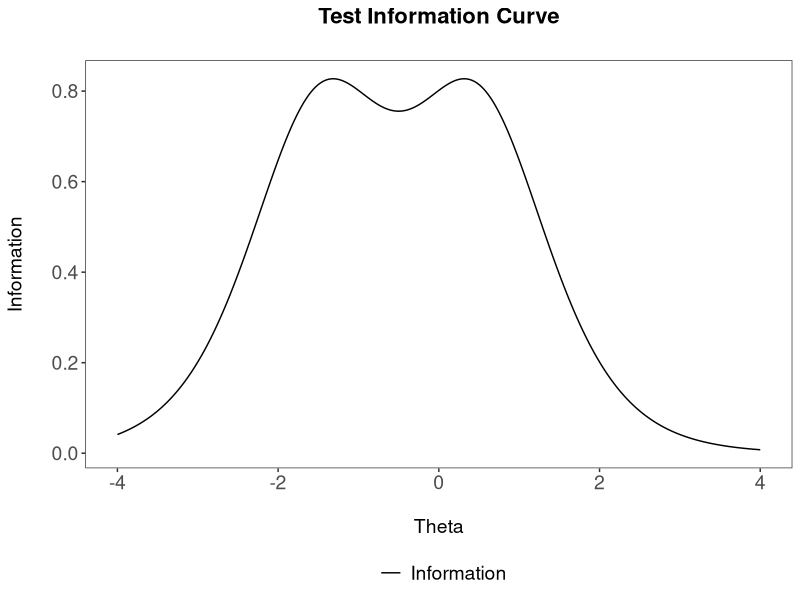
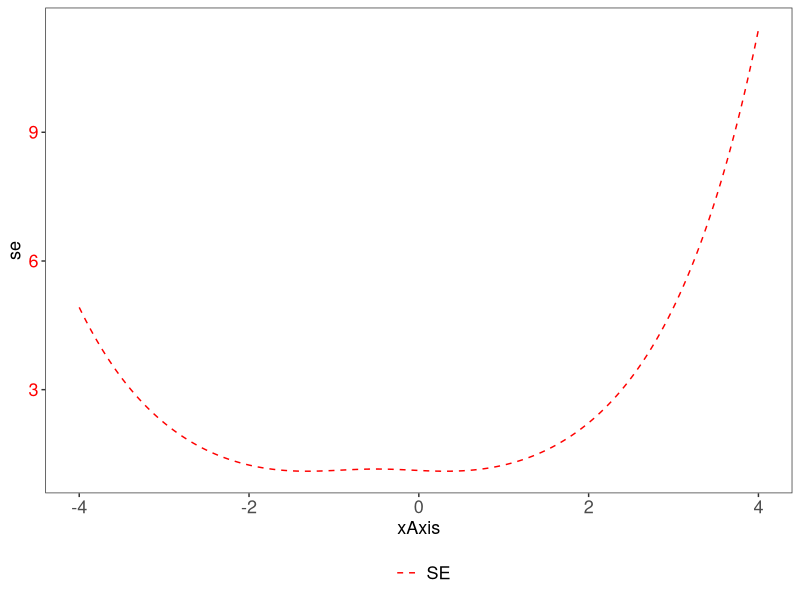

Source code (R) for these figures, in order: (Note: this script raises an error after producing the figures.)
## ---- chunk 1

# difficulty parameter for an item is -1.5
b <- -1.5

# discrimination parameter
a <- 1

# guessing parameter
c <- 0

# Create item information function
i_info <- function(b, a=1,c=0, D=T, θ=seq(-4,4,length.out=1000)){

if(D == T) {D <- 1.702} else {D <- 1}
 
P <- NULL 
Q <- NULL
Ii <- NULL

for(i in 1:1000){
  P[i] <- 1/(1+ exp (-D*a*(θ[i] - b)))
  Q[i]= 1-P[i]
  Ii[i] =(D^2*Q[i]*(P[i]-c)^2)/(P[i]*((1-c)^2)) # (3PL)
   }
return(Ii)
}

# Get a single item information  based on a rasch model
itemInfo<- i_info(b = b, a = 1,c=0, θ=seq(-4,4,length.out=1000))

itemInfo[1:5]
## ---- chunk 2

# Given that the difficulty parameter for two items are -1.5, 0.5
b <- c(-1.5,0.5)

# Function to get all item information
item_info <- function(b){
item <- NULL
  for(i in 1:length(b)){
  item[[i]] <- i_info(b[i])
  }
return(item)
}

# Get all item information
c <- item_info(b)

# Inspect first 5 item information values for second item 
c[[2]][1:5]
## ---- chunk 3
# combind the item information column wise
d <- do.call('cbind',c)

# Then calculate the test information
test_info <- rowSums(d)
head(test_info)
## ---- chunk 4
#get the standard error
se<- 1/(sqrt(test_info)) 

head(se)
## ---- chunk 5
require(ggplot2)
require(gtable)
require(grid)

tI<- cbind.data.frame(test_info,seq(-4,4,length.out=1000), se) #make sure they are the same length
colnames(tI) <- c("information", "xAxis","se")
p1 <- ggplot(tI, aes(x=xAxis, y=information, colour="black")) + geom_line()  + theme_bw() +
  scale_colour_identity(name="", guide="legend", labels=c("Information")) +
  theme(panel.grid.major = element_blank(), panel.grid.minor = element_blank(),
        panel.background = element_blank(), axis.line = element_blank(),
        axis.text=element_text(size=14),
        axis.title=element_text(size=14),
        legend.text=element_text(size=14),
        legend.title=element_text(size=14),
        plot.title = element_text(hjust = 0.5, size=16, face="bold"),
        legend.position="bottom") +
  labs(x="\nTheta", y = "Information\n") +
  scale_x_continuous(breaks=c(-6,-4,-2,0,2,4,6)) +ggtitle("Test Information Curve\n")


p2 <- ggplot(tI, aes(x=xAxis, y=se, colour="red"))  + geom_line(linetype = "dashed") + theme_bw() +
  scale_colour_identity(name="", guide="legend", labels=c("SE")) +
  theme(panel.grid.major = element_blank(), panel.grid.minor = element_blank(),
        panel.background = element_blank(), axis.line = element_blank(),
        axis.text=element_text(size=13),
        axis.title=element_text(size=13),
        axis.text.y = element_text(colour = "red"),
        legend.text=element_text(size=13),
        legend.title=element_text(size=13),
        legend.position="bottom")+
  scale_x_continuous(breaks=c(-6,-4,-2,0,2,4,6))



# extract gtable
g1 <- ggplot_gtable(ggplot_build(p1))
g2 <- ggplot_gtable(ggplot_build(p2))

# overlap the panel of 2nd plot on that of 1st plot
pp <- c(subset(g1$layout, name == "panel", se = t:r))
g <- gtable_add_grob(g1, g2$grobs[[which(g2$layout$name == "panel")]], pp$t,
                     pp$l, pp$b, pp$l)

# axis tweaks
ia <- which(g$layout$name == "ylab")
ia <- which(g2$layout$name == "axis-l")
ga <- g2$grobs[[ia]]
ax <- ga$children[[2]]
ax$widths <- rev(ax$widths)
ax$grobs <- rev(ax$grobs)
ax$grobs[[1]]$x <- ax$grobs[[1]]$x - unit(1, "npc") + unit(0.08, "cm")
g <- gtable_add_cols(g, g2$widths[g2$layout[ia, ]$l], length(g$widths) - 1)
g <- gtable_add_grob(g, ax, pp$t, length(g$widths) - 1, pp$b)

# extract legend
leg1 <- g1$grobs[[which(g1$layout$name == "guide-box")]]
leg2 <- g2$grobs[[which(g2$layout$name == "guide-box")]]

g$grobs[[which(g$layout$name == "guide-box")]] <-
  gtable:::cbind_gtable(leg1, leg2, "first")

# draw it
grid.draw(g)

## ---- chunk 6
#Test information to Reliability (2 step)
info <- 10
se <- 1/sqrt(10)
reliability <- 1-se^2

# Reliability to Test information (2 step)
reliability <- 0.9
se <- sqrt(1-reliability)
Information<- (1/se)^2

#Test information to Reliability (1 step)
info <- 10
reliability <- 1-1/info

# Reliability to Test information (1 step)
reliability <- 0.9
info <- 1/(1-reliability)

## ---- chunk 7
# range of info/reliability values
info <- seq(1,10, 0.01)
se <- 1/sqrt(info)
reliability <- 1-se^2
reli <- cbind.data.frame(info, se, reliability)

# plots
plot1 <- ggplot(reli, aes(x=reliability, y =se )) + geom_point(size=0.01) + theme_classic() +
  xlim(0,1.0) +
  geom_vline(aes(xintercept=0.9), colour = "green") + 
  geom_hline(aes(yintercept=0.32),colour = "green") +
  geom_vline(aes(xintercept=0.8), colour = "red") + 
  geom_hline(aes(yintercept=0.45),colour = "red") +
  geom_vline(aes(xintercept=0.7),colour = "blue") + 
  geom_hline(aes(yintercept=0.54), colour = "blue") +
  theme(text = element_text(size=14),
        axis.text.x=element_text(colour="black"),
        axis.text.y=element_text(colour="black"))

plot2 <- ggplot(reli, aes(x=reliability, y = info)) + geom_point(size=0.01) + 
  theme_classic() + xlim(0,1.0) +
  geom_vline(aes(xintercept=0.9), colour = "green") + 
  geom_hline(aes(yintercept=10),colour = "green") +
  geom_vline(aes(xintercept=0.8), colour = "red") + 
  geom_hline(aes(yintercept=5),colour = "red") +
  geom_vline(aes(xintercept=0.7),colour = "blue") + 
  geom_hline(aes(yintercept=3.33), colour = "blue") +
  theme(text = element_text(size=14),
        axis.text.x=element_text(colour="black"),
        axis.text.y=element_text(colour="black"))


require(ggpubr)
#combine plots together
plot3 <- ggarrange(plot1, plot2, 
          ncol = 2, nrow = 1)

annotate_figure(plot3,
                top = text_grob("Info/Reliability Plot",
                                color = "red", face = "bold",
                                size = 14))

